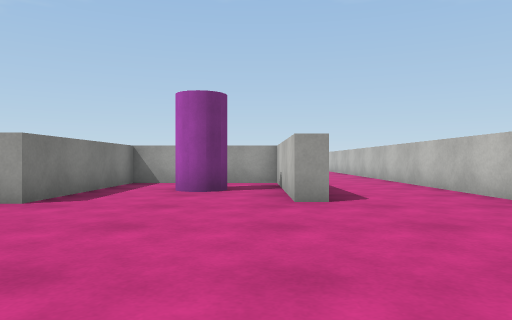
View 1 (above)

24 first-person views from a walk through a Unity game level. The camera is 0.58 m above the floor, looks level and sees 70° across. The floor is counted in squares, 1 m on a side. Each view is taken from the middle of a square. On the plan, view 1 faces up. The plan holds only what a view shows up to about 10 squares ahead; the rest is blank. Surface patterns are stand-ins for the level's own textures.

View 2
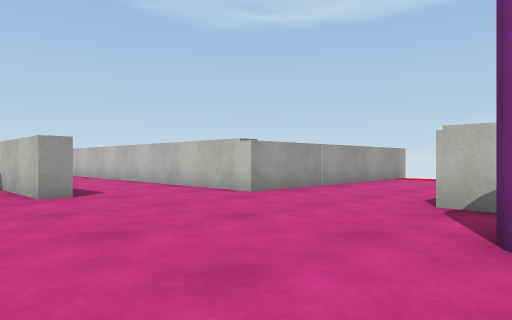

View 3
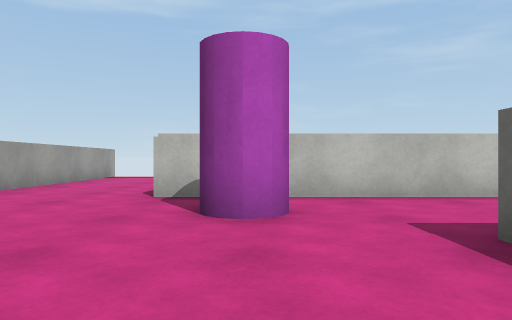

View 4
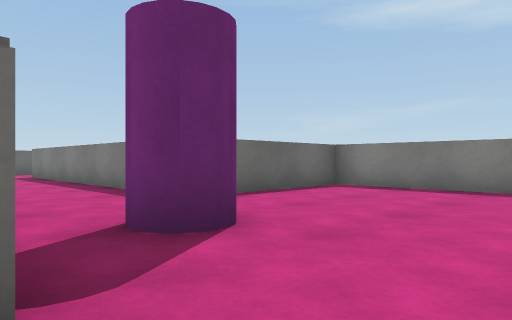

View 5
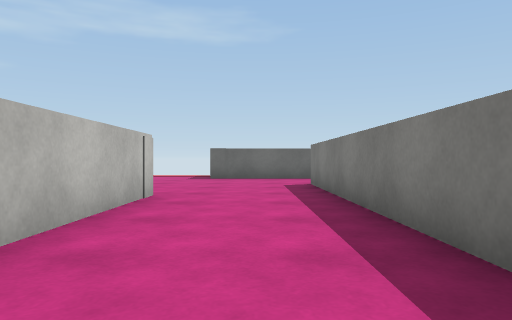

View 6
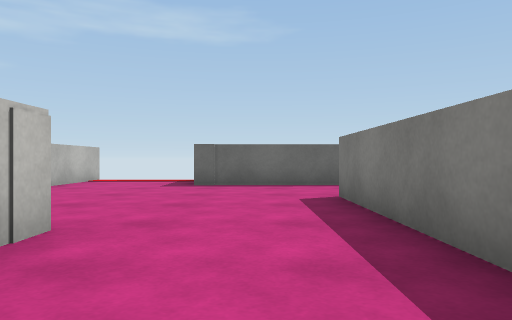

View 7
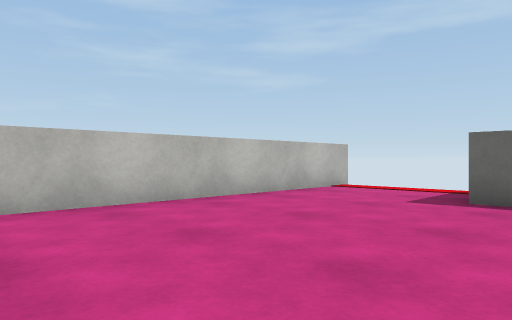

View 8
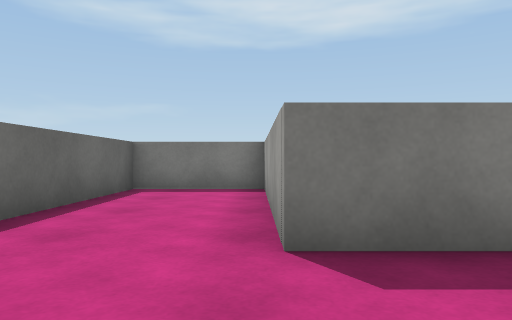

View 9
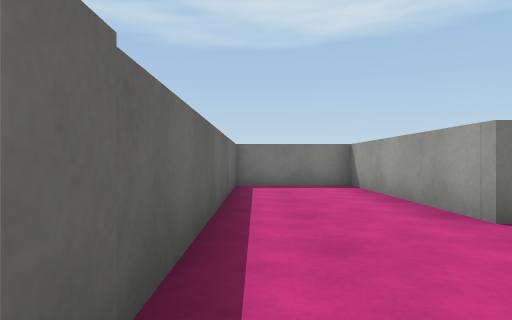

View 10
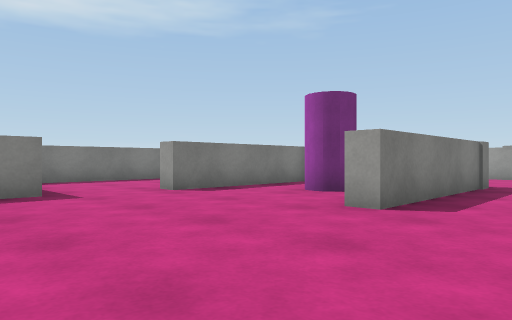

View 11
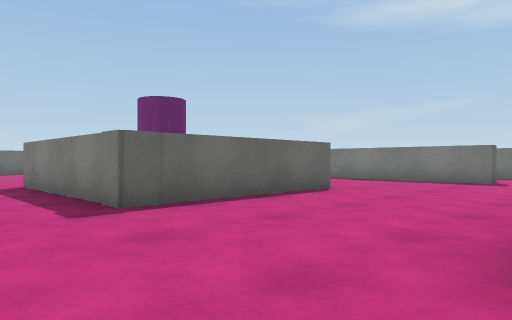

View 12
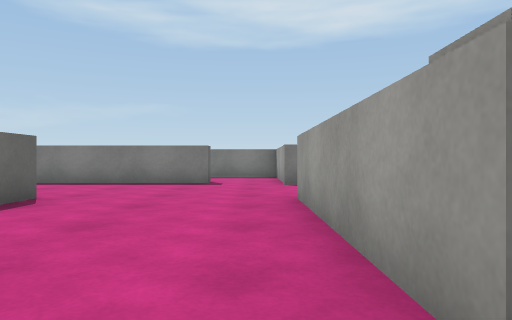

View 13
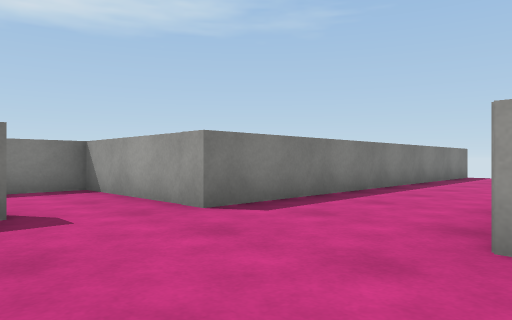

View 14
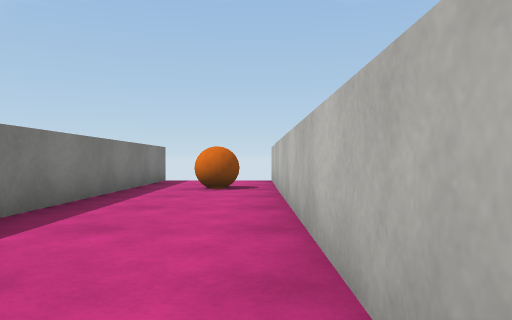

View 15
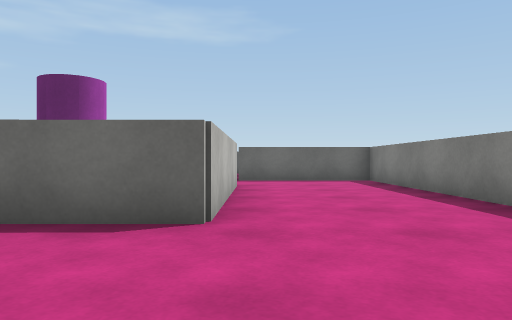

View 16
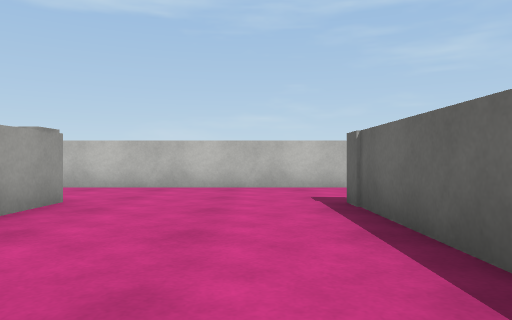

View 17
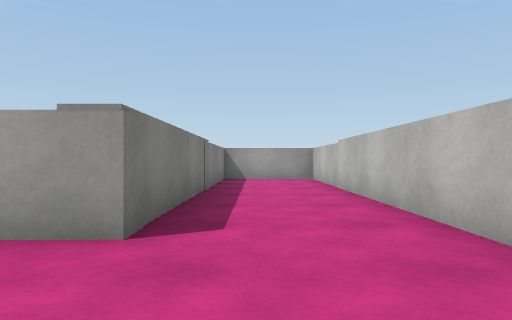

View 18
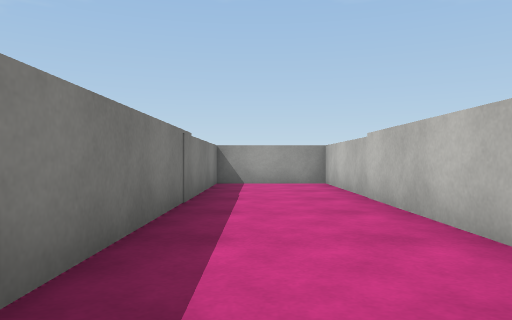

View 19
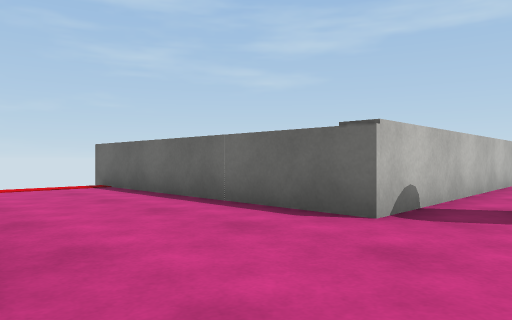

View 20
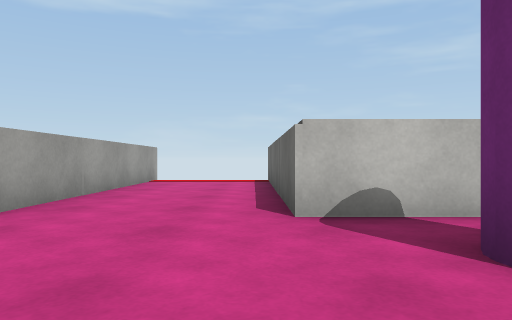

View 21
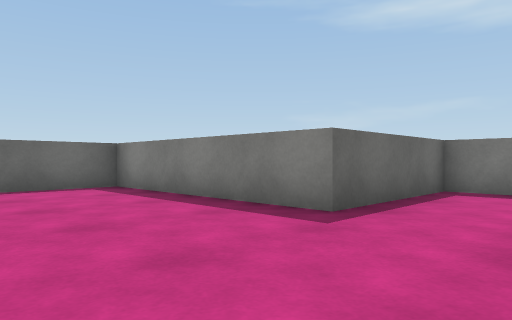

View 22
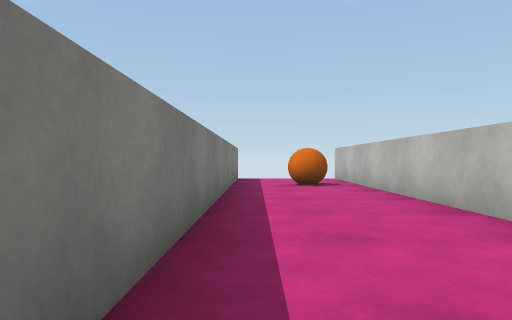

View 23
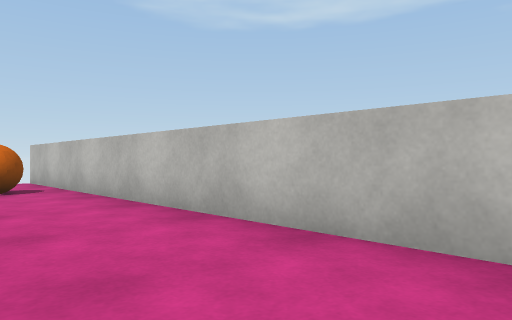

View 24
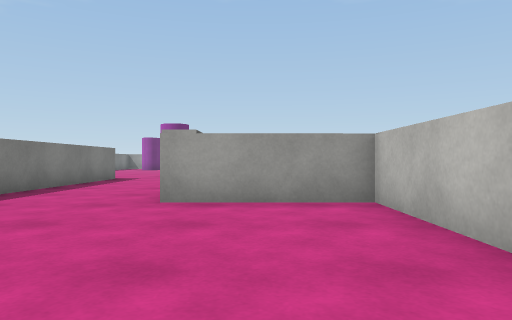

### Floor plan
Points are (right, up) in squares from view 1. A wall is a line through its corners. A room is listed if a view was taken in it or the views show most of it. See-through windows are left out.
Room 1 (views 1, 2, 3, 4, 5, 6, 7, 8, 9, 10, 19, 20, 21, 24)
walls: (0.7, -4) (0.7, -11.8) (-4.3, -11.8) (-4.3, -14.4) (3.5, -14.4); (1, 5) (0.5, 5) (0.5, 9.2) (-3.1, 9.2) (-3.1, 4.8) (-3.6, 4.8); (-4.5, 2.7) (-3.5, 2.7) (-3.5, -2.8) (0.7, -2.8); (10, 3.9) (3.7, 3.8); (6.5, -16.6) (6.6, -9) (3.7, -9) (3.7, 0.6) (10.7, 0.6)
ways out: opening at (-4.7, 4) to room 2; opening at (2.5, 5.5) to room 2
objects: cylinder (-1, 7); cylinder (2, -1)
Room 2 (views 11, 12, 13, 14, 15, 16, 17, 18, 22, 23)
walls: (-3.6, 14.4) (-3.6, 24.4); (-7.2, 11.8) (-7.2, 2.7) (-4.5, 2.7); (-3.6, 5.1) (-3.6, 9.7) (1, 9.7) (1, 5); (3.7, 3.8) (3.7, 22.1) (1, 22.1) (1, 13.7) (-3.7, 13.6); (-6.6, 24) (-6.6, 13.6) (-7.6, 13.6)
ways out: opening at (-4.7, 4) to room 1; opening at (2.5, 5.5) to room 1; opening at (-7, 12.5)
objects: orange ball (-5, 21) to (-5, 22)

Where each view was taken, in squares from view 1:
view 1: 0 up, 0 right, facing up
view 2: 1 down, 1 left, facing up-right
view 3: 1 down, 2 left, facing right
view 4: 2 up, 4 right, facing down-left
view 5: 3 down, 2 right, facing down
view 6: 6 down, 2 right, facing down
view 7: 9 down, 2 right, facing down-right
view 8: 12 down, 3 right, facing left
view 9: 14 down, 4 right, facing left
view 10: 1 up, 3 right, facing up-left
view 11: 14 up, 3 right, facing down-left
view 12: 13 up, 2 right, facing left
view 13: 11 up, 3 left, facing up-left
view 14: 14 up, 4 left, facing up
view 15: 13 up, 4 left, facing down
view 16: 11 up, 4 left, facing right
view 17: 11 up, 2 right, facing up
view 18: 13 up, 2 right, facing up
view 19: 4 up, 2 right, facing down-right
view 20: 1 up, 0 right, facing right
view 21: 5 up, 0 right, facing down-left
view 22: 13 up, 6 left, facing up
view 23: 14 up, 6 left, facing up-right
view 24: 14 down, 5 right, facing up
